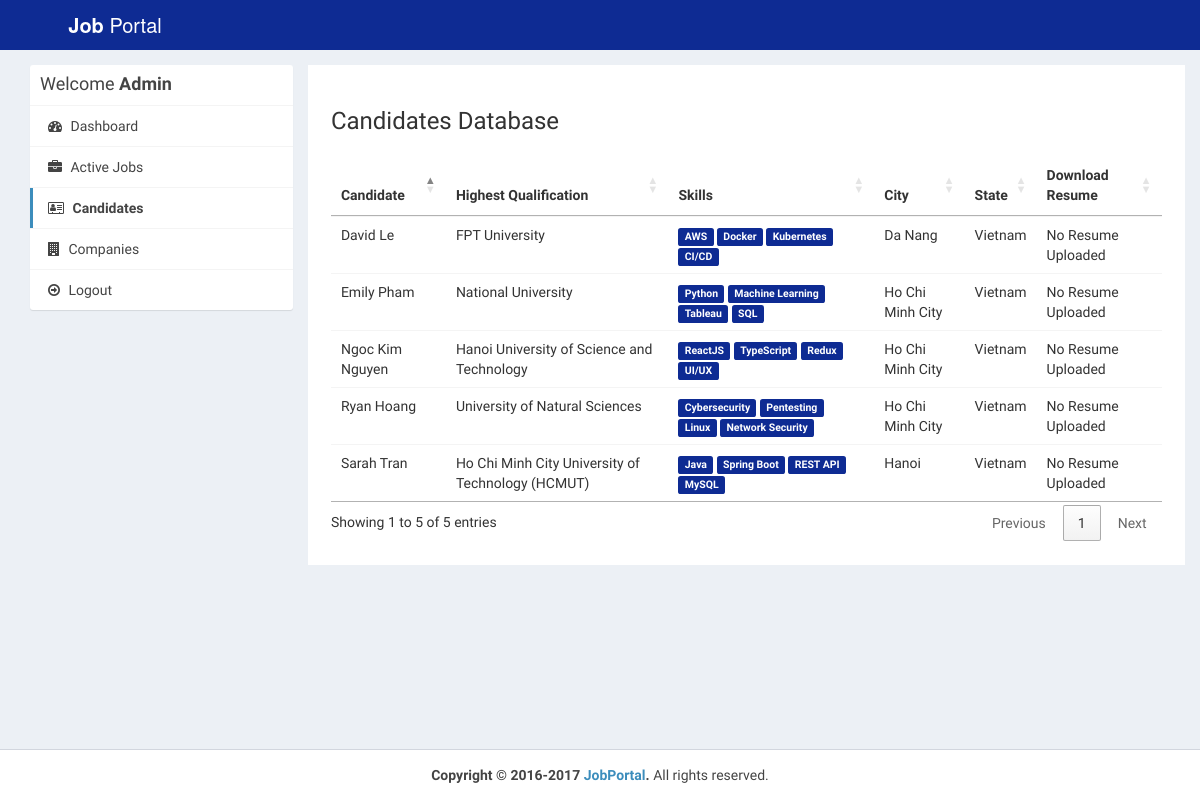
The page /admin/applications.php (signed in) on the database as committed earlier.
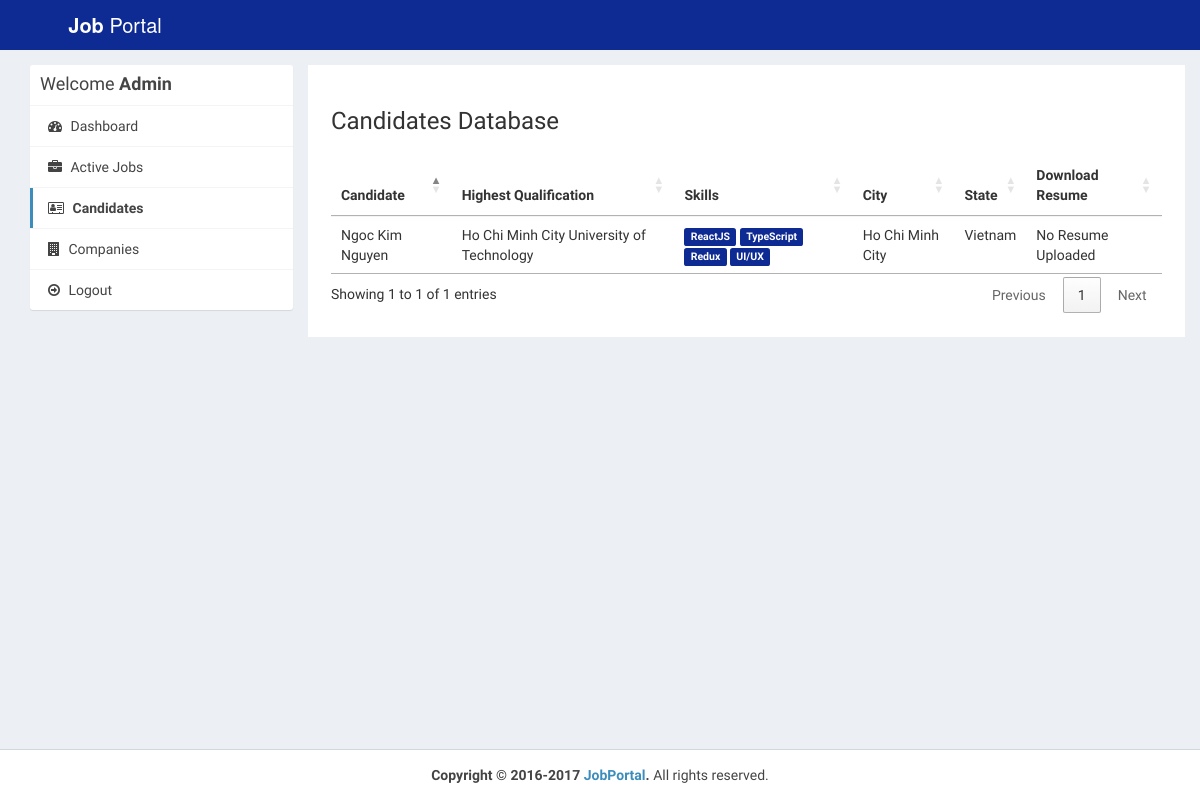
The same page on the database as committed later.
### tables this page shows
CREATE TABLE `users` (
  `id_user` int(11) NOT NULL,
  `firstname` varchar(255) NOT NULL,
  `lastname` varchar(255) NOT NULL,
  `email` varchar(255) NOT NULL,
  `password` varchar(255) NOT NULL,
  `address` text,
  `city` varchar(255) DEFAULT NULL,
  `state` varchar(255) DEFAULT NULL,
  `contactno` varchar(255) DEFAULT NULL,
  `qualification` varchar(255) DEFAULT NULL,
  `stream` varchar(255) DEFAULT NULL,
  `passingyear` varchar(255) DEFAULT NULL,
  `dob` varchar(255) DEFAULT NULL,
  `age` varchar(255) DEFAULT NULL,
  `designation` varchar(255) DEFAULT NULL,
  `resume` varchar(255) DEFAULT NULL,
  `hash` varchar(255) DEFAULT NULL,
  `active` int(11) NOT NULL DEFAULT '0',
  `aboutme` text,
  `skills` text
);

### admin/applications.php (the view, shortened to what this page needs)
<?php
require_once("../db.php");
?>
<!DOCTYPE html>
<html>
<head>
  <link rel="stylesheet" href="https://cdnjs.cloudflare.com/ajax/libs/twitter-bootstrap/3.3.7/css/bootstrap.min.css">
  <link rel="stylesheet" href="https://cdnjs.cloudflare.com/ajax/libs/font-awesome/4.7.0/css/font-awesome.min.css">
  <link rel="stylesheet" href="https://cdnjs.cloudflare.com/ajax/libs/ionicons/2.0.1/css/ionicons.min.css">
  <link rel="stylesheet" href="https://cdn.datatables.net/1.10.15/css/jquery.dataTables.min.css">
  <link rel="stylesheet" href="../css/AdminLTE.min.css">
  <link rel="stylesheet" href="../css/_all-skins.min.css">
  <link rel="stylesheet" href="../css/custom.css">
</head>
<body class="hold-transition skin-green sidebar-mini">
<div class="wrapper">
  <header class="main-header">
    <a href="index.php" class="logo logo-bg">
      <span class="logo-lg"><b>Job</b> Portal</span>
    </a>
    <nav class="navbar navbar-static-top">
    </nav>
  </header>
  <div class="content-wrapper" style="margin-left: 0px;">
    <section id="candidates" class="content-header">
      <div class="container">
        <div class="row">
          <div class="col-md-3">
            <div class="box box-solid">
              <div class="box-header with-border">
                <h3 class="box-title">Welcome <b>Admin</b></h3>
              </div>
              <div class="box-body no-padding">
                <ul class="nav nav-pills nav-stacked">
                  <li><a href="dashboard.php"><i class="fa fa-dashboard"></i> Dashboard</a></li>
                  <li><a href="active-jobs.php"><i class="fa fa-briefcase"></i> Active Jobs</a></li>
                  <li class="active"><a href="applications.php"><i class="fa fa-address-card-o"></i> Candidates</a></li>
                  <li><a href="companies.php"><i class="fa fa-building"></i> Companies</a></li>
                  <li><a href="../logout.php"><i class="fa fa-arrow-circle-o-right"></i> Logout</a></li>
                </ul>
              </div>
            </div>
          </div>
          <div class="col-md-9 bg-white padding-2">
            <h3>Candidates Database</h3>
            <div class="row margin-top-20">
              <div class="col-md-12">
                <div class="box-body table-responsive no-padding">
                  <table id="example2" class="table table-hover">
                    <thead>
                      <th>Candidate</th>
                      <th>Highest Qualification</th>
                      <th>Skills</th>
                      <th>City</th>
                      <th>State</th>
                      <th>Download Resume</th>
                    </thead>
                    <tbody>
                      <?php
                       $sql = "SELECT * FROM users";
                            $result = $conn->query($sql);
                            if($result->num_rows > 0) {
                              while($row = $result->fetch_assoc())
                              {
                                $skills = $row['skills'];
                                $skills = explode(',', $skills);
                      ?>
                      <tr>
                        <td><?php echo $row['firstname'].' '.$row['lastname']; ?></td>
                        <td><?php echo $row['qualification']; ?></td>
                        <td>
                          <?php
                          foreach ($skills as $value) {
                            echo ' <span class="label label-success">'.$value.'</span>';
                          }
                          ?>
                        </td>
                        <td><?php echo $row['city']; ?></td>
                        <td><?php echo $row['state']; ?></td>
                        <?php if($row['resume'] != '') { ?>
                        <td><a href="../uploads/resume/<?php echo $row['resume']; ?>" download="<?php echo $row['firstname'].' Resume'; ?>"><i class="fa fa-file-pdf-o"></i></a></td>
                        <?php } else { ?>
                        <td>No Resume Uploaded</td>
                        <?php } ?>
                      </tr>
                      <?php
                        }
                      }
                      ?>
                    </tbody>
                  </table>
                </div>
              </div>
            </div>
          </div>
        </div>
      </div>
    </section>
  </div>
  <footer class="main-footer" style="margin-left: 0px;">
    <div class="text-center">
      <strong>Copyright &copy; 2016-2017 <a href="learningfromscratch.online">JobPortal</a>.</strong> All rights
    reserved.
    </div>
  </footer>
</div>
</body>
</html>

### css/custom.css (style rules this page uses)
.logo-bg { background-color: #0e2b93 !important; }
.margin-top-20 { margin-top: 20px; }
.padding-2 { padding: 2%; }
.bg-white { background-color: #fff; }

Rows that differ between the two databases and show on the page:
removed users: firstname "Sarah", lastname "Tran", qualification "Ho Chi Minh City University of Technology (HCMUT)", skills "Java", skills "Spring Boot", skills "REST API", skills "MySQL", city "Hanoi", state "Vietnam", shows "No Resume Uploaded"
removed users: firstname "David", lastname "Le", qualification "FPT University", skills "AWS", skills "Docker", skills "Kubernetes", skills "CI/CD", city "Da Nang", state "Vietnam", shows "No Resume Uploaded"
removed users: firstname "Emily", lastname "Pham", qualification "National University", skills "Python", skills "Machine Learning", skills "Tableau", skills "SQL", city "Ho Chi Minh City", state "Vietnam", shows "No Resume Uploaded"
removed users: firstname "Ryan", lastname "Hoang", qualification "University of Natural Sciences", skills "Cybersecurity", skills "Pentesting", skills "Linux", skills "Network Security", city "Ho Chi Minh City", state "Vietnam", shows "No Resume Uploaded"
changed users "Ngoc Kim": qualification "Hanoi University of Science and Technology" → "Ho Chi Minh City University of Technology"
Other text that changed with them:
text written by a page script: "Showing 1 to 5 of 5 entries Previous 1 Next" → "Showing 1 to 1 of 1 entries Previous 1 Next"
